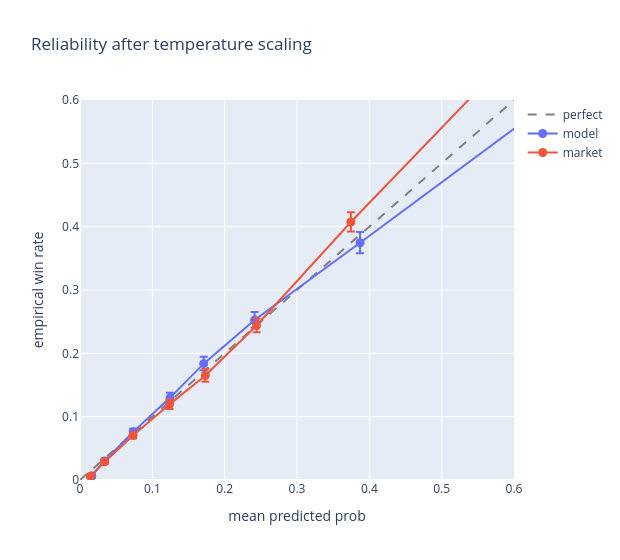

This figure's notebook cell:
### Code cell
# reliability: calibrated model vs market (compare against section 2 for before/after)
rel_cal = diag.reliability_table(val_cal, "model_prob")
diag.plot_reliability(rel_cal, rel_market, title="Reliability after temperature scaling").show()
rel_cal

### Figure 1 — Plotly figure (JSON) as saved in the notebook; plotly's stock layout.template omitted (floating-point values rounded to 4 significant figures)
{"data": [{"line": {"color": "gray", "dash": "dash"}, "mode": "lines", "name": "perfect", "showlegend": true, "type": "scatter", "x": [0, 1], "y": [0, 1]}, {"error_y": {"array": [0.003366, 0.003486, 0.005007, 0.007894, 0.01083, 0.01267, 0.01676, 0.02505], "arrayminus": [0.002211, 0.003135, 0.004721, 0.007505, 0.01036, 0.01226, 0.01646, 0.02545], "symmetric": false, "type": "data"}, "hovertext": ["bin=[0%, 2%)<br>n=3280<br>mean_pred=0.016<br>emp=0.006", "bin=[2%, 5%)<br>n=10278<br>mean_pred=0.034<br>emp=0.030", "bin=[5%, 10%)<br>n=11408<br>mean_pred=0.074<br>emp=0.076", "bin=[10%, 15%)<br>n=7316<br>mean_pred=0.124<br>emp=0.130", "bin=[15%, 20%)<br>n=5128<br>mean_pred=0.171<br>emp=0.184", "bin=[20%, 30%)<br>n=4667<br>mean_pred=0.241<br>emp=0.253", "bin=[30%, 50%)<br>n=3259<br>mean_pred=0.387<br>emp=0.375", "bin=[50%, 100%)<br>n=1468<br>mean_pred=0.626<br>emp=0.576"], "marker": {"color": "#636EFA", "size": 9}, "mode": "markers+lines", "name": "model", "type": "scatter", "x": [0.0163, 0.03397, 0.07352, 0.1244, 0.171, 0.2414, 0.3872, 0.6256], "y": [0.006402, 0.03016, 0.076, 0.1297, 0.1837, 0.2526, 0.3747, 0.5763]}, {"error_y": {"array": [0.003083, 0.00356, 0.004965, 0.007728, 0.01047, 0.01118, 0.01517, 0.03264], "arrayminus": [0.002024, 0.003178, 0.00466, 0.007318, 0.009962, 0.01084, 0.015, 0.03407], "symmetric": false, "type": "data"}, "hovertext": ["bin=[0%, 2%)<br>n=3583<br>mean_pred=0.014<br>emp=0.006", "bin=[2%, 5%)<br>n=9487<br>mean_pred=0.034<br>emp=0.029", "bin=[5%, 10%)<br>n=10823<br>mean_pred=0.073<br>emp=0.070", "bin=[10%, 15%)<br>n=7141<br>mean_pred=0.124<br>emp=0.119", "bin=[15%, 20%)<br>n=5072<br>mean_pred=0.173<br>emp=0.165", "bin=[20%, 30%)<br>n=5841<br>mean_pred=0.244<br>emp=0.244", "bin=[30%, 50%)<br>n=4072<br>mean_pred=0.374<br>emp=0.407", "bin=[50%, 100%)<br>n=785<br>mean_pred=0.577<br>emp=0.647"], "marker": {"color": "#EF553B", "size": 9}, "mode": "markers+lines", "name": "market", "type": "scatter", "x": [0.0143, 0.03422, 0.07326, 0.1238, 0.1733, 0.2441, 0.3745, 0.5767], "y": [0.005861, 0.02878, 0.07013, 0.1195, 0.165, 0.244, 0.4074, 0.6471]}], "layout": {"height": 560, "title": {"text": "Reliability after temperature scaling"}, "width": 620, "xaxis": {"range": [0, 0.6], "title": {"text": "mean predicted prob"}}, "yaxis": {"range": [0, 0.6], "title": {"text": "empirical win rate"}}}}
